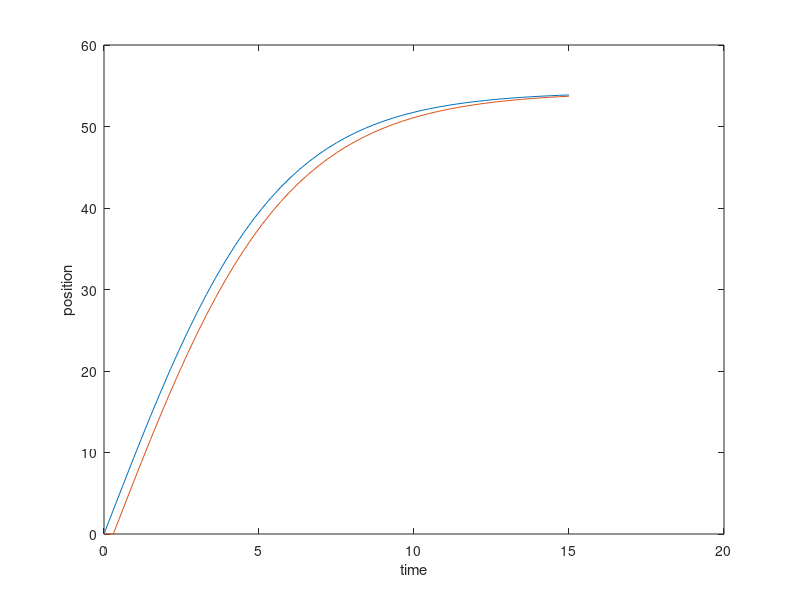

MATLAB code for this plot:
function outvar = eulerFallObj()
    t=0;
    tfinal=15;
    u=0;
    exact=0;
    dt=.3;
    g=9.81;
    cd=.25;
    m=75;
    uplot=u;
    tplot=t;
    exactplot=exact;
    error=0;
    while(t<tfinal)
        if(t+dt>tfinal)
            dt=tfinal-t;
        end
        u=u+dt*(g-cd/m*u*u);
        exact=sqrt(g*m/cd)*tanh(sqrt(g*cd/m)*t);
        if(abs(u-exact)>error)
            error=abs(u-exact);
        end
        t=t+dt;
        exactplot = [exactplot exact]; 
        uplot = [uplot u];
        tplot = [tplot t];
    end
    %plot(tplot,exactplot,'blue');
    %plot(tplot,uplot,'.');
    plot(tplot,uplot,tplot,exactplot);
    xlabel('time');
    ylabel('position');

    
  